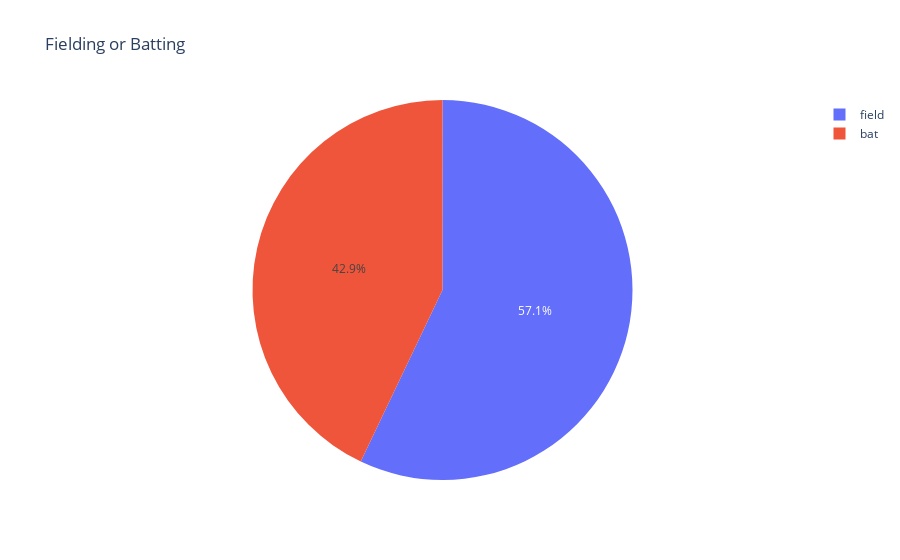

Notebook code cell kept with this figure:
### Markdown cell above
## Does a winning team decide to field /bat?

### Code cell
px.pie(names = matches.toss_decision.value_counts().index ,values =  matches.toss_decision.value_counts().values,title = "Fielding or Batting")

### Figure 1 — Plotly figure (JSON) as saved in the notebook; plotly's stock layout.template omitted (floating-point values rounded to 4 significant figures)
{"data": [{"domain": {"x": [0, 1], "y": [0, 1]}, "hovertemplate": "label=%{label}<br>value=%{value}<extra></extra>", "labels": ["field", "bat"], "legendgroup": "", "name": "", "showlegend": true, "type": "pie", "values": [363, 273]}], "layout": {"legend": {"tracegroupgap": 0}, "title": {"text": "Fielding or Batting"}}}
